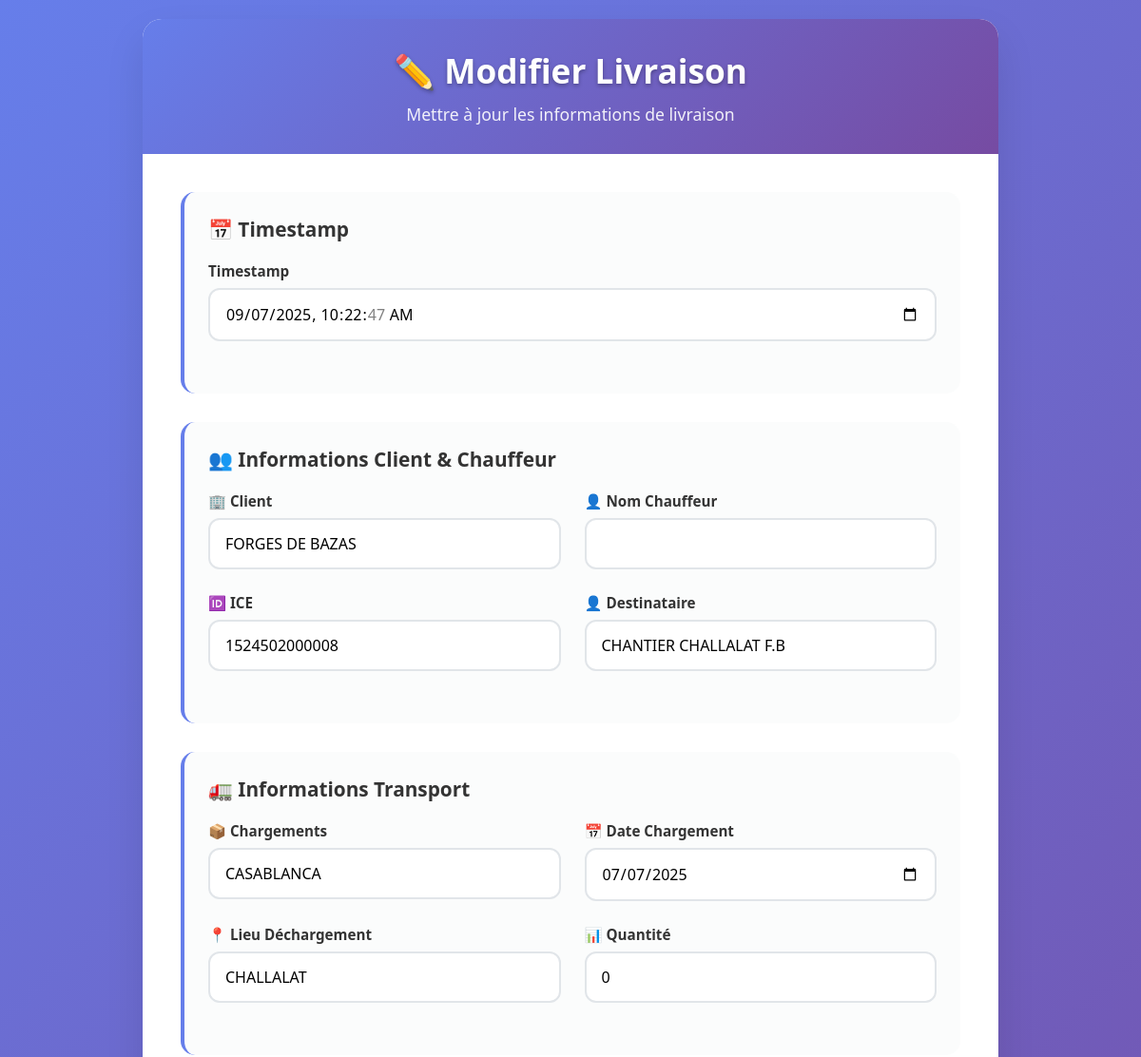
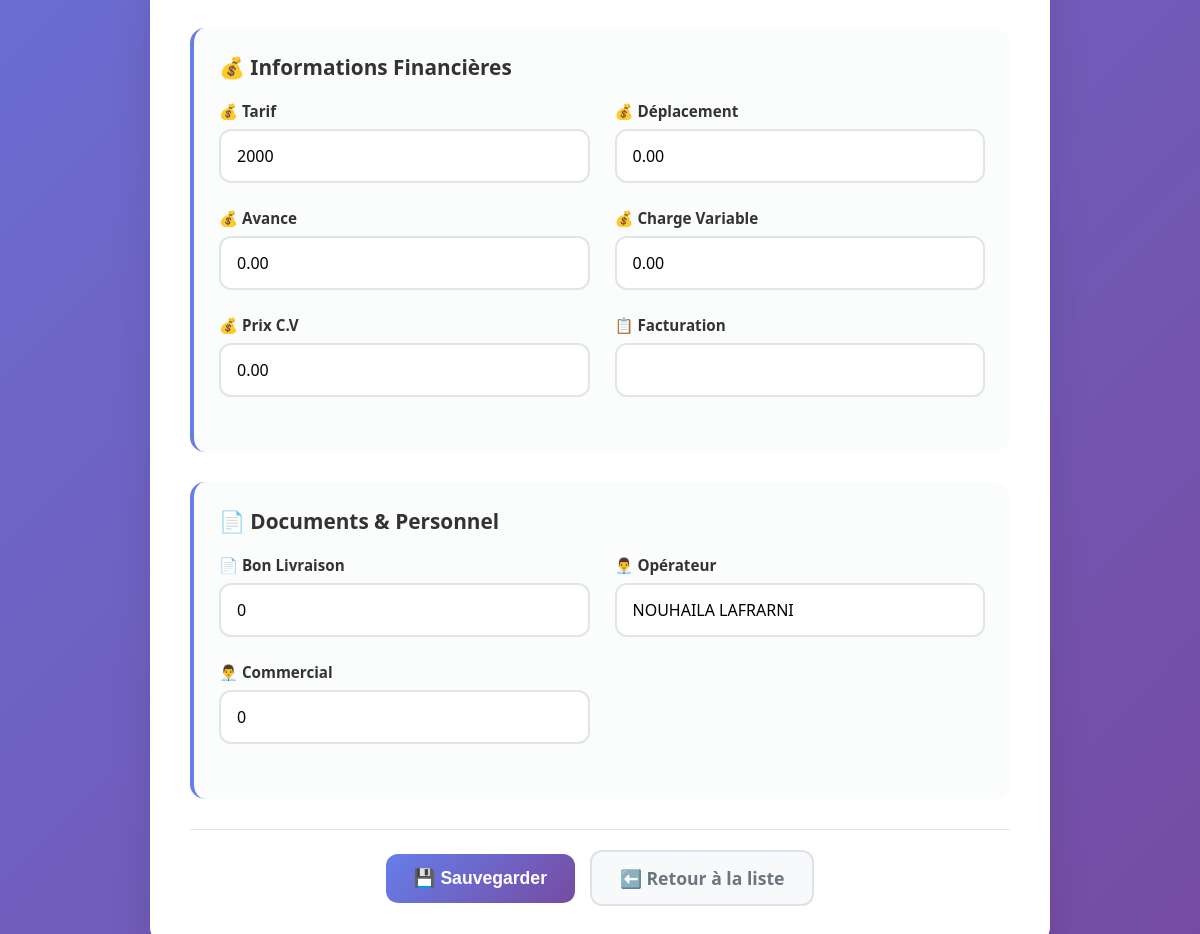
The page /edit/1082/ on the database its author committed (2 pictures, top to bottom).
### importer/models.py (models this page shows, shortened)
class Livraison(models.Model):
    timestamp = models.DateTimeField(unique=True)
    nom_chauffeur = models.CharField(max_length=255,null=True, blank=True)
    client = models.CharField(max_length=255,null=True, blank=True)
    chargements = models.CharField(max_length=255,null=True, blank=True)
    date_chargement = models.DateField(null=True, blank=True)
    dechargement = models.CharField(max_length=255,null=True, blank=True)
    bon_livraison = models.CharField(max_length=255,null=True, blank=True)
    tarif = models.CharField(max_length=255,null=True, blank=True)
    deplacement = models.DecimalField(max_digits=10, decimal_places=2,null=True, blank=True)
    avance = models.DecimalField(max_digits=10, decimal_places=2,null=True, blank=True)
    charge_variable = models.DecimalField(max_digits=10, decimal_places=2,null=True, blank=True)
    prix_cv = models.DecimalField(max_digits=10, decimal_places=2,null=True, blank=True)
    operateur = models.CharField(max_length=255,null=True, blank=True)
    commercial = models.CharField(max_length=255,null=True, blank=True)
    ice = models.CharField(max_length=255,null=True, blank=True)
    qte = models.PositiveIntegerField(null=True, blank=True)
    nom_destinataire = models.CharField(max_length=255,null=True, blank=True)
    facturation = models.CharField(max_length=100,null=True, blank=True)

### importer/views.py (the view)
# urls.py: path('edit/<int:pk>/', edit_livraison, name='edit_livraison'),
def edit_livraison(request, pk):
    livraison = get_object_or_404(Livraison, pk=pk)
    if request.method == 'POST':
        form = LivraisonForm(request.POST, instance=livraison)
        if form.is_valid():
            form.save()
            return redirect('livraison_list')
    else:
        form = LivraisonForm(instance=livraison)
    return render(request, 'edit_livraison.html', {'form': form})

### importer/templates/edit_livraison.html (shortened to what this page needs)
<!DOCTYPE html>
<html lang="fr">
<head>
</head>
<body>
    <div class="container">
        <div class="header">
            <h2>✏️ Modifier Livraison</h2>
            <p>Mettre à jour les informations de livraison</p>
        </div>
        <div class="form-container">
            <form method="post">
                {% if form.timestamp %}
                <div class="form-section">
                    <h3>📅 Timestamp</h3>
                    <div class="form-grid">
                        <div class="form-group">
                            <label for="{{ form.timestamp.id_for_label }}">Timestamp</label>
                            {{ form.timestamp }}
                        </div>
                    </div>
                </div>
                {% endif %}
                <div class="form-section">
                    <h3>👥 Informations Client & Chauffeur</h3>
                    <div class="form-grid">
                        <div class="form-group">
                            <label for="{{ form.client.id_for_label }}">🏢 Client</label>
                            {{ form.client }}
                        </div>
                        <div class="form-group">
                            <label for="{{ form.nom_chauffeur.id_for_label }}">👤 Nom Chauffeur</label>
                            {{ form.nom_chauffeur }}
                        </div>
                        <div class="form-group">
                            <label for="{{ form.ice.id_for_label }}">🆔 ICE</label>
                            {{ form.ice }}
                        </div>
                        <div class="form-group">
                            <label for="{{ form.nom_destinataire.id_for_label }}">👤 Destinataire</label>
                            {{ form.nom_destinataire }}
                        </div>
                    </div>
                </div>
                <div class="form-section">
                    <h3>🚛 Informations Transport</h3>
                    <div class="form-grid">
                        <div class="form-group">
                            <label for="{{ form.chargements.id_for_label }}">📦 Chargements</label>
                            {{ form.chargements }}
                        </div>
                        <div class="form-group">
                            <label for="{{ form.date_chargement.id_for_label }}">📅 Date Chargement</label>
                            {{ form.date_chargement }}
                        </div>
                        <div class="form-group">
                            <label for="{{ form.dechargement.id_for_label }}">📍 Lieu Déchargement</label>
                            {{ form.dechargement }}
                        </div>
                        <div class="form-group">
                            <label for="{{ form.qte.id_for_label }}">📊 Quantité</label>
                            {{ form.qte }}
                        </div>
                    </div>
                </div>
                <div class="form-section">
                    <h3>💰 Informations Financières</h3>
                    <div class="form-grid">
                        <div class="form-group">
                            <label for="{{ form.tarif.id_for_label }}">💰 Tarif</label>
                            {{ form.tarif }}
                        </div>
                        <div class="form-group">
                            <label for="{{ form.deplacement.id_for_label }}">💰 Déplacement</label>
                            {{ form.deplacement }}
                        </div>
                        <div class="form-group">
                            <label for="{{ form.avance.id_for_label }}">💰 Avance</label>
                            {{ form.avance }}
                        </div>
                        <div class="form-group">
                            <label for="{{ form.charge_variable.id_for_label }}">💰 Charge Variable</label>
                            {{ form.charge_variable }}
                        </div>
                        <div class="form-group">
                            <label for="{{ form.prix_cv.id_for_label }}">💰 Prix C.V</label>
                            {{ form.prix_cv }}
                        </div>
                        <div class="form-group">
                            <label for="{{ form.facturation.id_for_label }}">📋 Facturation</label>
                            {{ form.facturation }}
                        </div>
                    </div>
                </div>
                <div class="form-section">
                    <h3>📄 Documents & Personnel</h3>
                    <div class="form-grid">
                        <div class="form-group">
                            <label for="{{ form.bon_livraison.id_for_label }}">📄 Bon Livraison</label>
                            {{ form.bon_livraison }}
                        </div>
                        <div class="form-group">
                            <label for="{{ form.operateur.id_for_label }}">👨‍💼 Opérateur</label>
                            {{ form.operateur }}
                        </div>
                        <div class="form-group">
                            <label for="{{ form.commercial.id_for_label }}">👨‍💼 Commercial</label>
                            {{ form.commercial }}
                        </div>
                    </div>
                </div>
                <div class="button-container">
                    <button type="submit" class="btn btn-primary">
                        💾 Sauvegarder
                    </button>
                    <a href="{% url 'livraison_list' %}" class="btn btn-secondary">
                        ⬅️ Retour à la liste
                    </a>
                </div>
            </form>
        </div>
    </div>
</body>
</html>

### importer/templates/edit_livraison.html (style rules this page uses)
* { margin: 0; padding: 0; box-sizing: border-box; }
body { font-family: 'Segoe UI', Tahoma, Geneva, Verdana, sans-serif; background: linear-gradient(135deg, #667eea 0%, #764ba2 100%); min-height: 100vh; padding: 20px; }
.container { max-width: 900px; margin: 0 auto; background: rgba(255, 255, 255, 0.95); backdrop-filter: blur(10px); border-radius: 20px; box-shadow: 0 20px 40px rgba(0, 0, 0, 0.1); overflow: hidden; }
.header { background: linear-gradient(135deg, #667eea 0%, #764ba2 100%); color: white; padding: 30px 40px; text-align: center; }
.header h2 { font-size: 2.2rem; font-weight: 700; margin-bottom: 10px; text-shadow: 0 2px 4px rgba(0, 0, 0, 0.3); }
.header p { opacity: 0.9; font-size: 1.1rem; }
.form-container { padding: 40px; background: white; }
.form-grid { display: grid; grid-template-columns: repeat(auto-fit, minmax(300px, 1fr)); gap: 25px; margin-bottom: 30px; }
.form-group { display: flex; flex-direction: column; }
.form-group label { font-weight: 600; color: #333; margin-bottom: 8px; font-size: 0.95rem; }
.form-group input, .form-group select, .form-group textarea { padding: 14px 16px; border: 2px solid #e1e5e9; border-radius: 12px; font-size: 1rem; transition: all 0.3s ease; background: white; font-family: inherit; width: 100%; }
.form-section { background: rgba(248, 249, 250, 0.5); padding: 25px; border-radius: 15px; margin-bottom: 30px; border-left: 4px solid #667eea; }
.form-section h3 { color: #333; margin-bottom: 20px; font-size: 1.3rem; }
.button-container { display: flex; gap: 15px; justify-content: center; align-items: center; padding-top: 20px; border-top: 1px solid rgba(0, 0, 0, 0.1); }
.btn { padding: 14px 28px; border: none; border-radius: 12px; font-size: 1.1rem; font-weight: 600; cursor: pointer; transition: all 0.3s ease; text-decoration: none; display: inline-flex; align-items: center; gap: 8px; min-width: 150px; justify-content: center; }
.btn-primary { background: linear-gradient(135deg, #667eea 0%, #764ba2 100%); color: white; }
.btn-secondary { background: #f8f9fa; color: #6c757d; border: 2px solid #dee2e6; }
.form-control { padding: 14px 16px !important; border: 2px solid #e1e5e9 !important; border-radius: 12px !important; font-size: 1rem !important; background: white !important; width: 100% !important; }

### rows shown on the page
Livraison: timestamp "09/07/2025 10:22:47", client "FORGES DE BAZAS", ice "1524502000008", nom_destinataire "CHANTIER CHALLALAT F.B", chargements "CASABLANCA", date_chargement "07/07/2025", dechargement "CHALLALAT", qte "0", tarif "2000", deplacement "0.00", avance "0.00", charge_variable "0.00", prix_cv "0.00", bon_livraison "0", operateur "NOUHAILA LAFRARNI", commercial "0"
